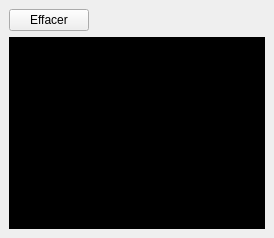
  <widget class="QDockWidget" name="dock_console">
   <property name="maximumSize">
    <size>
     <width>160000</width>
     <height>524287</height>
    </size>
   </property>
   <property name="features">
    <set>QDockWidget::DockWidgetFeature::DockWidgetFloatable|QDockWidget::DockWidgetFeature::DockWidgetMovable</set>
   </property>
   <property name="allowedAreas">
    <set>Qt::DockWidgetArea::AllDockWidgetAreas</set>
   </property>
   <property name="windowTitle">
    <string>Console</string>
   </property>
   <attribute name="dockWidgetArea">
    <number>8</number>
   </attribute>
   <widget class="QWidget" name="dockWidgetContents_6">
    <layout class="QVBoxLayout" name="verticalLayout">
     <item>
      <widget class="QPushButton" name="console_clear_btn">
       <property name="maximumSize">
        <size>
         <width>80</width>
         <height>16777215</height>
        </size>
       </property>
       <property name="text">
        <string>Effacer</string>
       </property>
      </widget>
     </item>
     <item>
      <layout class="QVBoxLayout" name="verticalLayout_12">
       <item>
        <widget class="QTextEdit" name="log_edit">
         <property name="styleSheet">
          <string notr="true">background-color:black;color:ivory
</string>
         </property>
         <property name="frameShape">
          <enum>QFrame::Shape::Box</enum>
         </property>
        </widget>
       </item>
      </layout>
     </item>
    </layout>
   </widget>
  </widget>
